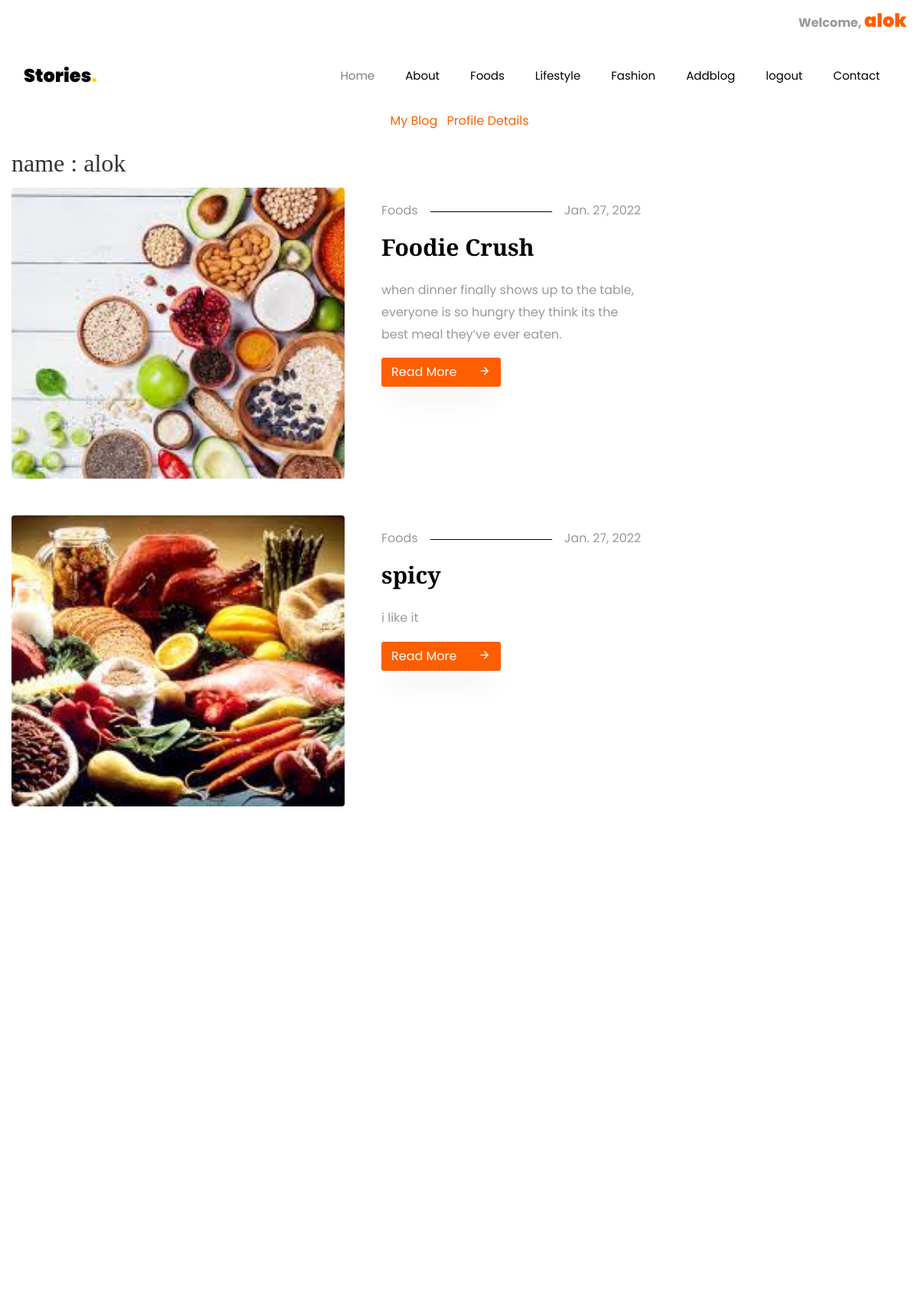
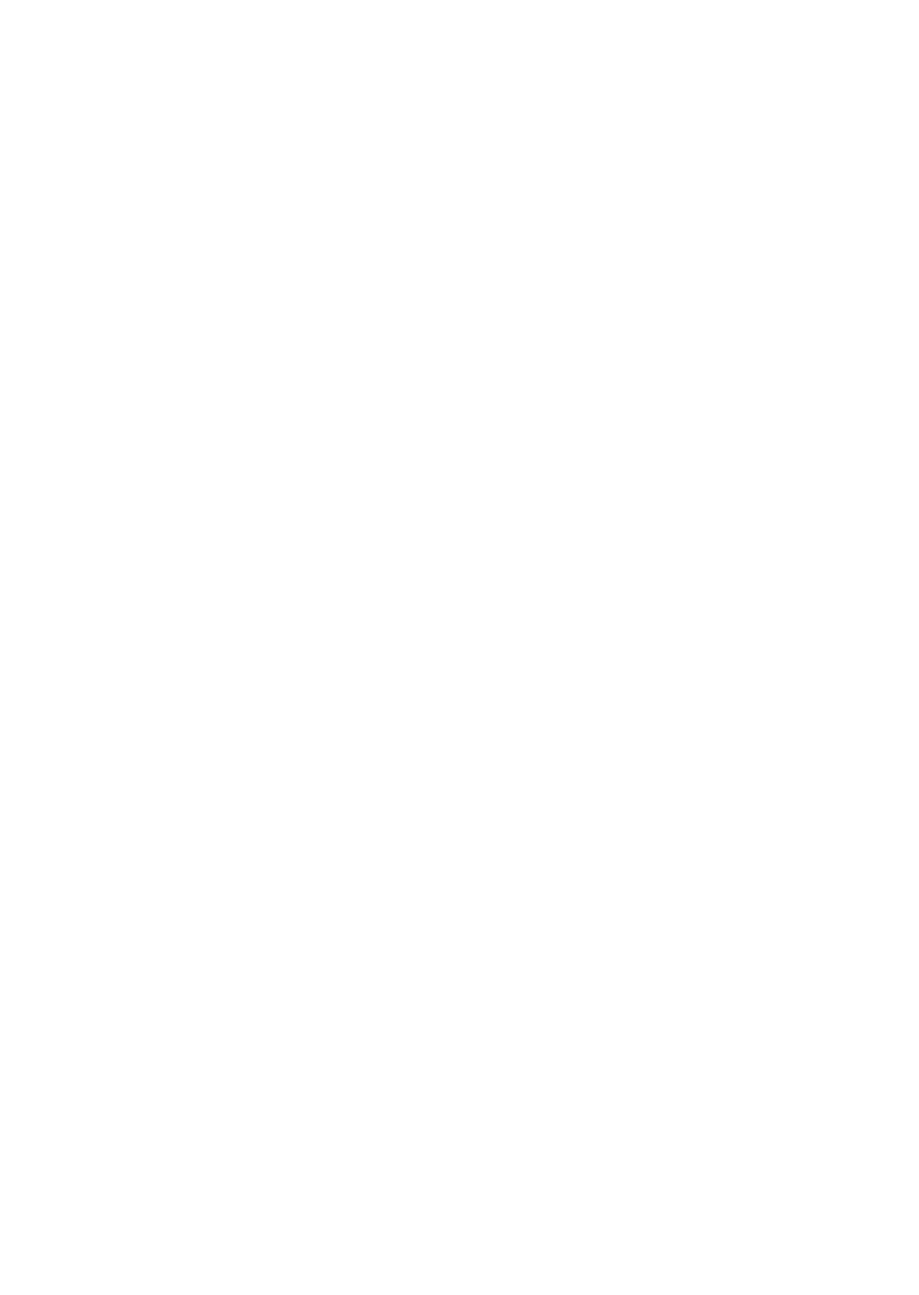
/dashboard/MyBlog/ (signed in, upper part), run on the app's committed database (2 pictures, top to bottom).
### blog/models.py (models this page shows, shortened)
class Blog(models.Model):
    cat=models.ForeignKey(category,on_delete=models.CASCADE,null=True)
    usr=models.ForeignKey(User,on_delete=models.CASCADE,null=True)
    title=models.CharField(max_length=100,null=True)
    sdes=models.TextField(null=True)
    long_des = models.TextField(null=True)
    images=models.FileField(null=True)
    date = models.DateField(null=True)

class category(models.Model):
    name=models.CharField( max_length=100,null=True)

### blog/views.py (the view)
# urls.py: path('dashboard/<str:type>/', user_dashboard, name='dashboard'),
def user_dashboard(request,type):
    blogdata=Blog.objects.filter(usr=request.user)
    userdata=user_detail.objects.filter(usr=request.user).first()
    c1=''
    c2=''
    if type=='MyBlog':
        c1='active'
    elif type=='profile':
        c2='active'
    d={"type":type,"class1":c1,"class2":c2,"blogdata":blogdata,"userdata":userdata}
    return render(request,'dashboard.html',d)

### blog/templates/dashboard.html (shortened to what this page needs)
{% extends 'base.html' %}
	{% load static %}
	{% block body %}
{% if type == 'MyBlog' %}
<section class="user-dashboard section">
	<div class="container">
		<div class="row">
			<div class="col-md-12">
				<ul class="list-inline dashboard-menu text-center">
					<li class="list-inline-item"><a class="{{class1}}" href="{% url 'dashboard' 'MyBlog' %}">My Blog</a></li>
					<li class="list-inline-item"><a href="{% url 'dashboard' 'profile' %}">Profile Details</a></li>
				</ul>
				<div class="dashboard-wrapper user-dashboard">
					<div class="media">
						<div class="media-body align-self-center">
							<h2 class="media-heading"> name<span>  :</span> {{request.user.first_name}}</h2>
						</div>
					</div>
				</div>
			</div>
		</div>
	</div>
    <div class="col-lg-9">
	     <div class="row">
                    {% for i in blogdata %}
        			<div class="col-md-6 col-lg-12 ftco-animate">
    						<div class="blog-entry d-lg-flex">
    							<div class="half">
			    					<a href="{% url 'blog_detail' i.id %}" class="img d-flex align-items-end" style="background-image: url({{ i.images.url }});">
				    				</a>
			    				</div>
			    				<div class="text px-md-4 px-lg-5 half pt-3">
	    							<p class="meta d-flex"><span class="pr-3">{{i.cat.name}}</span><span class="ml-auto pl-3">{{i.date}}</span></p>
	    							<h3><a href="{% url 'blog_detail' i.id %}">{{i.title}}</a></h3>
	    							<p>{{i.sdes}}</p>
	    							<p class="mb-0"><a href="{% url 'blog_detail' i.id %}" class="btn btn-primary">Read More <span class="icon-arrow_forward ml-4"></span></a></p>
	    						</div>
		    				</div>
    					</div>
                    {% endfor %}
	     </div>
	</div>
</section>
{% endif %}
{% endblock %}

### blog/templates/base.html (shortened to what this page needs)
<!DOCTYPE html>
<html lang="en">
  <head>
	  {% load static %}
    <link rel="stylesheet" href="{% static 'css/open-iconic-bootstrap.min.css' %}">
    <link rel="stylesheet" href="{% static 'css/animate.css' %}">
    <link rel="stylesheet" href="{% static 'css/owl.carousel.min.css' %}">
    <link rel="stylesheet" href="{% static 'css/owl.theme.default.min.css' %}">
    <link rel="stylesheet" href="{% static 'css/magnific-popup.css' %}">
    <link rel="stylesheet" href="{% static 'css/aos.css' %}">
    <link rel="stylesheet" href="{% static 'css/ionicons.min.css' %}">
    <link rel="stylesheet" href="{% static 'css/flaticon.css' %}">
    <link rel="stylesheet" href="{% static 'css/icomoon.css' %}">
    <link rel="stylesheet" href="{% static 'css/style.css' %}">
  </head>
  <body>
  {% if user.is_authenticated %}
  <div class="top-header">
    <div class="row">
      <div class="col-lg-12 text-right text-lg-right">
        <ul class="navbar-nav ml-auto">
          <div style="text-align:right;" >
         <li class="list-inline-item-last" style="text-align:right;"> <b>Welcome, </b><a  class="navbar-brand" href="{% url 'dashboard' 'MyBlog' %}">{{request.user.first_name}}</a></li>
          </div>
        </ul>
      </div>
    </div>
  </div>
  {% endif %}
	  <nav class="navbar navbar-expand-lg navbar-dark bg-dark ftco-navbar-light" id="ftco-navbar">
	    <div class="container">
	      <a class="navbar-brand" href="index.html">Stories<span>.</span></a>
	      <div class="collapse navbar-collapse" id="ftco-nav">
	        <ul class="navbar-nav ml-auto">
	          <li class="nav-item active"><a href="{% url 'home' %}" class="nav-link">Home</a></li>
	          <li class="nav-item"><a href="{% url 'about' %}" class="nav-link">About</a></li>
	          <li class="nav-item"><a href="{% url 'foods' 1 %}" class="nav-link">Foods</a></li>
	          <li class="nav-item"><a href="{% url 'lifestyle' 2 %}" class="nav-link">Lifestyle</a></li>
               <li class="nav-item"><a href="{% url 'fashion' 3 %}" class="nav-link">Fashion</a></li>
              <li class="nav-item"><a href="{% url 'add_blog' %}" class="nav-link">Addblog</a></li>
                 {% if request.user.is_authenticated %}
              <li class="nav-item"><a href="{% url 'logout' %}" class="nav-link">logout</a></li>
                {% endif %}
	          <li class="nav-item"><a href="{% url 'contact' %}" class="nav-link">Contact</a></li>
	        </ul>
	      </div>
	    </div>
	  </nav>
  {% block body %}
  {% endblock %}
  </body>
</html>

### blog/static/css/icomoon.css (style rules this page uses)
[class^="icon-"], [class*=" icon-"] { font-family: 'icomoon' !important; speak: none; font-style: normal; font-weight: normal; font-variant: normal; text-transform: none; line-height: 1; -webkit-font-smoothing: antialiased; -moz-osx-font-smoothing: grayscale; }
.icon-arrow_forward:before { content: "\e5c8"; }

### data on the page
Blog: images (picture), cat.name "Foods", date "Jan. 27, 2022", title "Foodie Crush", sdes "when dinner finally shows up to the table, everyone is so hungry they think its the best meal they’ve ever eaten."
Blog: images (picture), cat.name "Foods", date "Jan. 27, 2022", title "spicy", sdes "i like it"

### other printed values
{{ request.user.first_name }} "alok"
